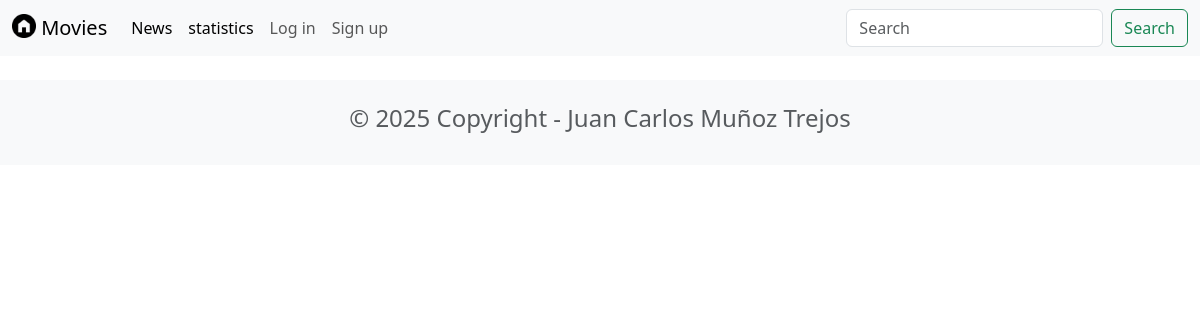
Before: /news/ with the older database file.
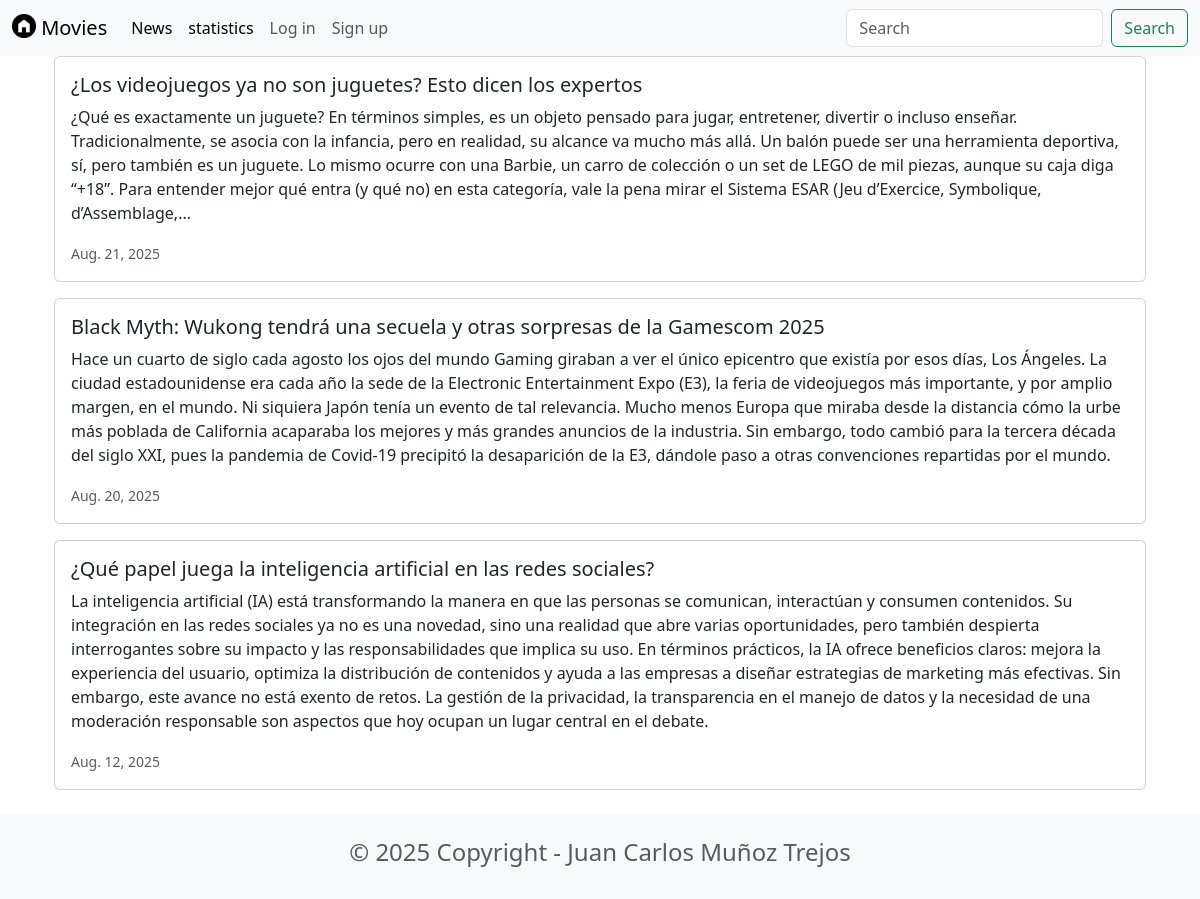
After: the same page with the newer database file.
### news/models.py (models this page shows, shortened)
class News(models.Model):
    headline = models.CharField(max_length=200)
    body = models.TextField()
    date = models.DateField()

### news/views.py (the view)
# urls.py: path('news/', include('news.urls')),  # Home view for the news app, assuming it uses the same home view
def news(request):
    newss = News.objects.all().order_by('-date')
    return render(request, 'news.html', {'newss': newss})

### news/templates/news.html (shortened to what this page needs)
{% extends "base.html" %}
{% block content %}
<head>
<link href="https://cdn.jsdelivr.net/npm/bootstrap@5.3.7/dist/css/bootstrap.min.css" rel="stylesheet">
</head>
<div class="container">
{% for news in newss %}
    <div class="card mb-3">
                <div class="card-body">
                    <h5 class="card-title">{{ news.headline }}</h5>
                    <p class="card-text">{{ news.body }}</p>
                    <p class="card-text"><small class="text-body-secondary">{{ news.date }}</small></p>
                </div>
    </div>
{% endfor %}
</div>
{% endblock %}

### moviereviews/templates/base.html (shortened to what this page needs)
<!DOCTYPE html>
<html lang="es">
<head>
  <link href="https://cdn.jsdelivr.net/npm/bootstrap@5.3.7/dist/css/bootstrap.min.css" rel="stylesheet">
</head>
<nav class="navbar navbar-expand-lg bg-body-tertiary">
  <div class="container-fluid">
    <a class="navbar-brand" href="{% url 'home' %}">
     {% load static %}
     <img src="{% static 'images/home.png' %}" alt="Movie Icon" width="24" height="24" class="d-inline-block align-text-top"/>
    Movies</a>
    <div class="collapse navbar-collapse" id="navbarSupportedContent">
      <ul class="navbar-nav me-auto mb-2 mb-lg-0">
        <li class="nav-item">
          <a class="nav-link active" aria-current="page" href="{% url 'news' %}">News</a>
        </li>
        <li class="nav-item">
          <a class="nav-link active" aria-current="page" href="{% url 'statistics' %}">statistics</a>
        </li>
        <li class="nav-item">
          <a class="nav-link" href="#">Log in</a>
        </li>
        <li class="nav-item">
          <a class="nav-link" href="#">Sign up</a>
        </li>
      </ul>
      <form class="d-flex" role="search">
        <input class="form-control me-2" type="search" placeholder="Search" aria-label="Search"/>
        <button class="btn btn-outline-success" type="submit">Search</button>
      </form>
    </div>
  </div>
</nav>
<div class="container">
    {% block content %}
    {% endblock content %}
</div>
<footer class="text-center text-lg-start bg-light text-muted mt-4">
  <div class="container">
    <div class="text-center p-4">
      <h4>© 2025 Copyright - Juan Carlos Muñoz Trejos</h4>
  </div>
</footer>

Changed rows visible on the page:
added News: headline "¿Los videojuegos ya no son juguetes? Esto dicen los expertos", body "¿Qué es exactamente un juguete? En términos simples, es un objeto pensado para jugar, entretener, divertir o incluso enseñar. Tradicionalmente, se asocia con la infancia, pero en realidad, su alcance va mucho más allá. Un balón puede ser una herramienta deportiva, sí, pero también es un juguete. Lo mismo ocurre con una Barbie, un carro de colección o un set de LEGO de mil piezas, aunque su caja diga “+18”. Para entender mejor qué entra (y qué no) en esta categoría, vale la pena mirar el Sistema ESAR (Jeu d’Exercice, Symbolique, d’Assemblage,...", date "Aug. 21, 2025"
added News: headline "Black Myth: Wukong tendrá una secuela y otras sorpresas de la Gamescom 2025", body "Hace un cuarto de siglo cada agosto los ojos del mundo Gaming giraban a ver el único epicentro que existía por esos días, Los Ángeles. La ciudad estadounidense era cada año la sede de la Electronic Entertainment Expo (E3), la feria de videojuegos más importante, y por amplio margen, en el mundo. Ni siquiera Japón tenía un evento de tal relevancia. Mucho menos Europa que miraba desde la distancia cómo la urbe más poblada de California acaparaba los mejores y más grandes anuncios de la industria. Sin embargo, todo cambió para la tercera década del siglo XXI, pues la pandemia de Covid-19 precipitó la desaparición de la E3, dándole paso a otras convenciones repartidas por el mundo.", date "Aug. 20, 2025"
added News: headline "¿Qué papel juega la inteligencia artificial en las redes sociales?", body "La inteligencia artificial (IA) está transformando la manera en que las personas se comunican, interactúan y consumen contenidos. Su integración en las redes sociales ya no es una novedad, sino una realidad que abre varias oportunidades, pero también despierta interrogantes sobre su impacto y las responsabilidades que implica su uso. En términos prácticos, la IA ofrece beneficios claros: mejora la experiencia del usuario, optimiza la distribución de contenidos y ayuda a las empresas a diseñar estrategias de marketing más efectivas. Sin embargo, este avance no está exento de retos. La gestión de la privacidad, la transparencia en el manejo de datos y la necesidad de una moderación…", date "Aug. 12, 2025"
